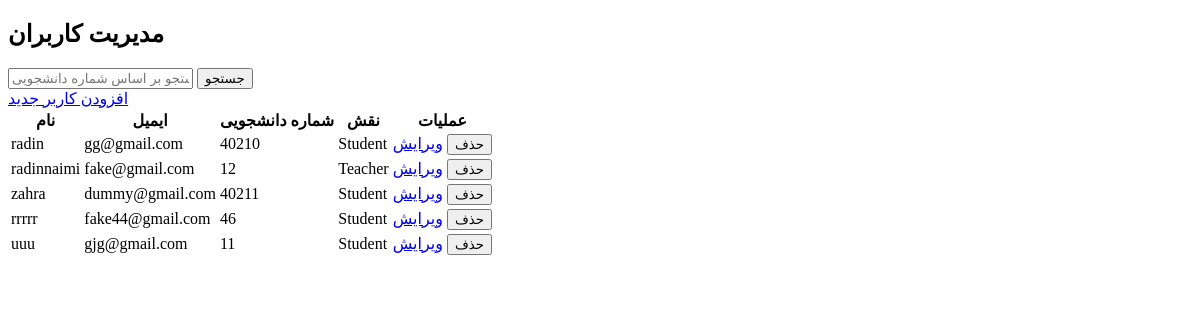
The page /users/ (signed in) on the database as committed earlier.
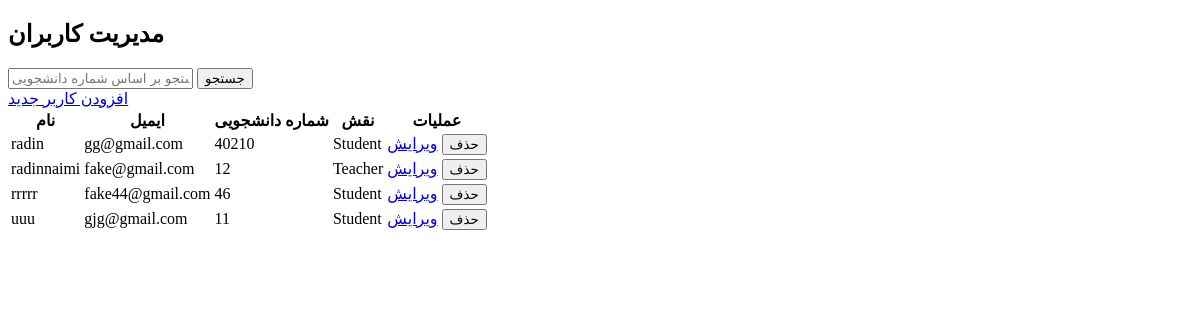
The same page on the database as committed later.
### user/models.py (models this page shows, shortened)
class User(AbstractBaseUser, PermissionsMixin):
    STUDENT = 'student'
    TEACHER = 'teacher'
    USER_LEVEL_CHOICES = [
        (STUDENT, 'Student'),
        (TEACHER, 'Teacher'),
    ]
    name = models.CharField(max_length=100)
    national_id = models.CharField(max_length=10, unique=True)
    student_number = models.CharField(max_length=15, blank=True, null=True)
    email = models.EmailField(unique=True)
    phone_number = models.CharField(max_length=15)
    user_level = models.CharField(
        max_length=10,
        choices=USER_LEVEL_CHOICES,
        blank=True,
        null=True,
        default='student'  # TEMPORARY DEFAULT VALUE
    )
    password = models.CharField(max_length=100)
    unit = models.IntegerField(default=20)
    selected_unit = models.IntegerField(default=0)
    passed_courses = models.JSONField(default=list, blank=True)
    is_active = models.BooleanField(default=True)
    is_staff = models.BooleanField(default=False)
    is_superuser = models.BooleanField(default=False)
    date_joined = models.DateTimeField(default=timezone.now)
    objects = UserManager()
    USERNAME_FIELD = "email"
    REQUIRED_FIELDS = ["name", "national_id", "phone_number"]
    def get_role_display(self):
        if self.is_superuser:
            return "Admin"
        return self.user_level.capitalize() if self.user_level else "Unknown"

### teacher/views.py (the view)
# urls.py: path("users/", UserListView.as_view(), name="user_list"),
class UserListView(LoginRequiredMixin, ListView):
    model = User
    template_name = "user_management.html"
    context_object_name = "users"
    login_url = "/login/"
    def get_queryset(self):
        query = self.request.GET.get("q", "")
        users = User.objects.exclude(is_superuser=True)  # Exclude admins
        if query:
            users = users.filter(student_number__icontains=query)
        return users

### teacher/templates/user_management.html (shortened to what this page needs)
{% extends 'base.html' %}
{% block content %}
<h2>مدیریت کاربران</h2>
<form method="GET">
    <input type="text" name="q" placeholder="جستجو بر اساس شماره دانشجویی" value="{{ request.GET.q }}">
    <button type="submit">جستجو</button>
</form>
<a href="{% url 'add_user' %}">افزودن کاربر جدید</a>
<table>
    <thead>
        <tr>
            <th>نام</th>
            <th>ایمیل</th>
            <th>شماره دانشجویی</th>
            <th>نقش</th>
            <th>عملیات</th>
        </tr>
    </thead>
    <tbody>
        {% for user in users %}
        <tr>
            <td>{{ user.name }}</td>
            <td>{{ user.email }}</td>
            <td>{{ user.student_number|default:"-" }}</td>
            <td>{{ user.get_role_display }}</td>
            <td>
                <a href="{% url 'edit_user' user.id %}">ویرایش</a>
                <form method="POST" action="{% url 'delete_user' user.id %}" style="display:inline;">
                    <button type="submit">حذف</button>
                </form>
            </td>
        </tr>
        {% empty %}
        <tr>
            <td colspan="5">هیچ کاربری یافت نشد.</td>
        </tr>
        {% endfor %}
    </tbody>
</table>
{% endblock %}

### teacher/templates/base.html (shortened to what this page needs)
<!DOCTYPE html>
<html lang="en">
<head>
</head>
<body>
    <div class="container">
        {% block content %}{% endblock %}
    </div>
</body>
</html>

Rows that differ between the two databases and show on the page:
removed User: name "zahra", email "dummy@gmail.com", student_number "40211", role "Student"
